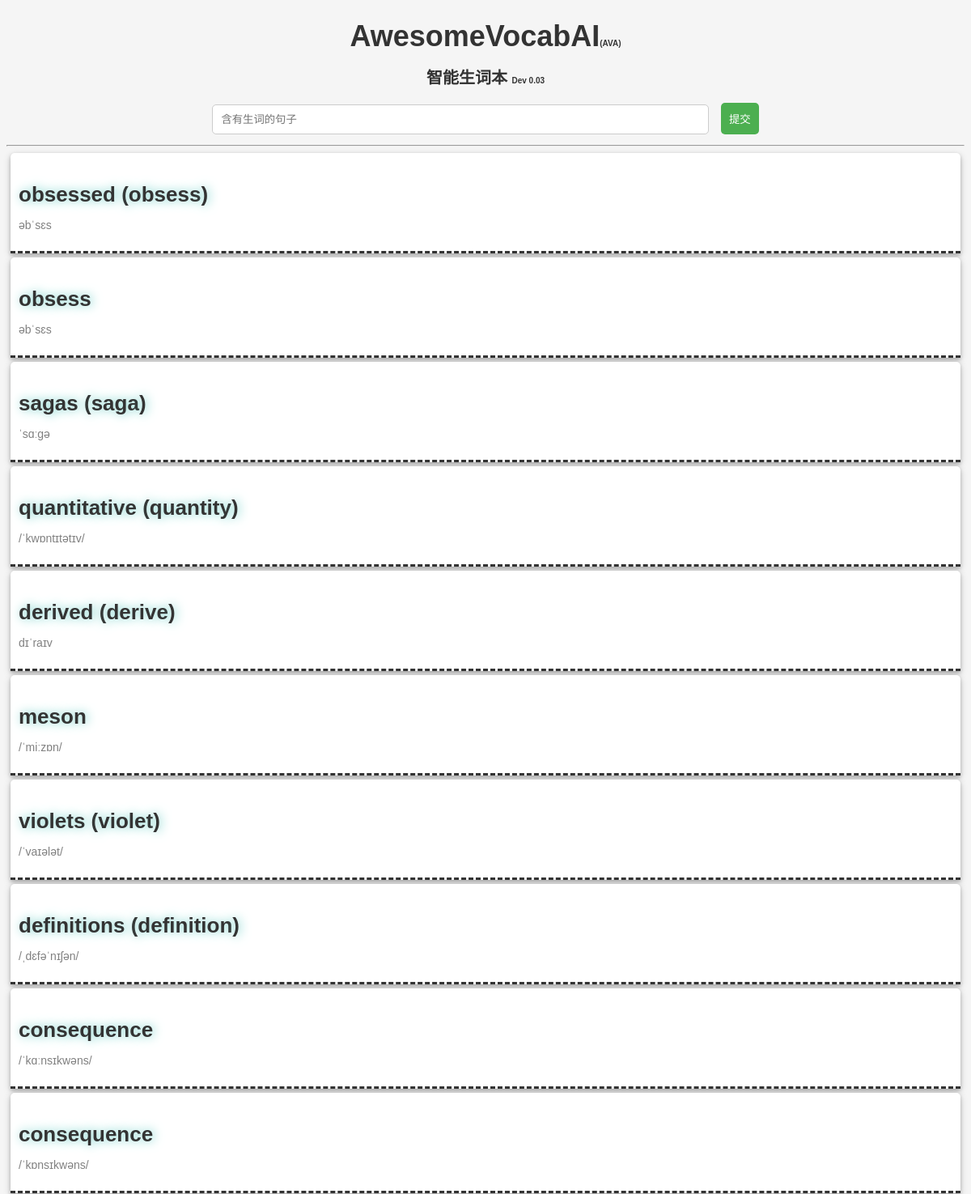
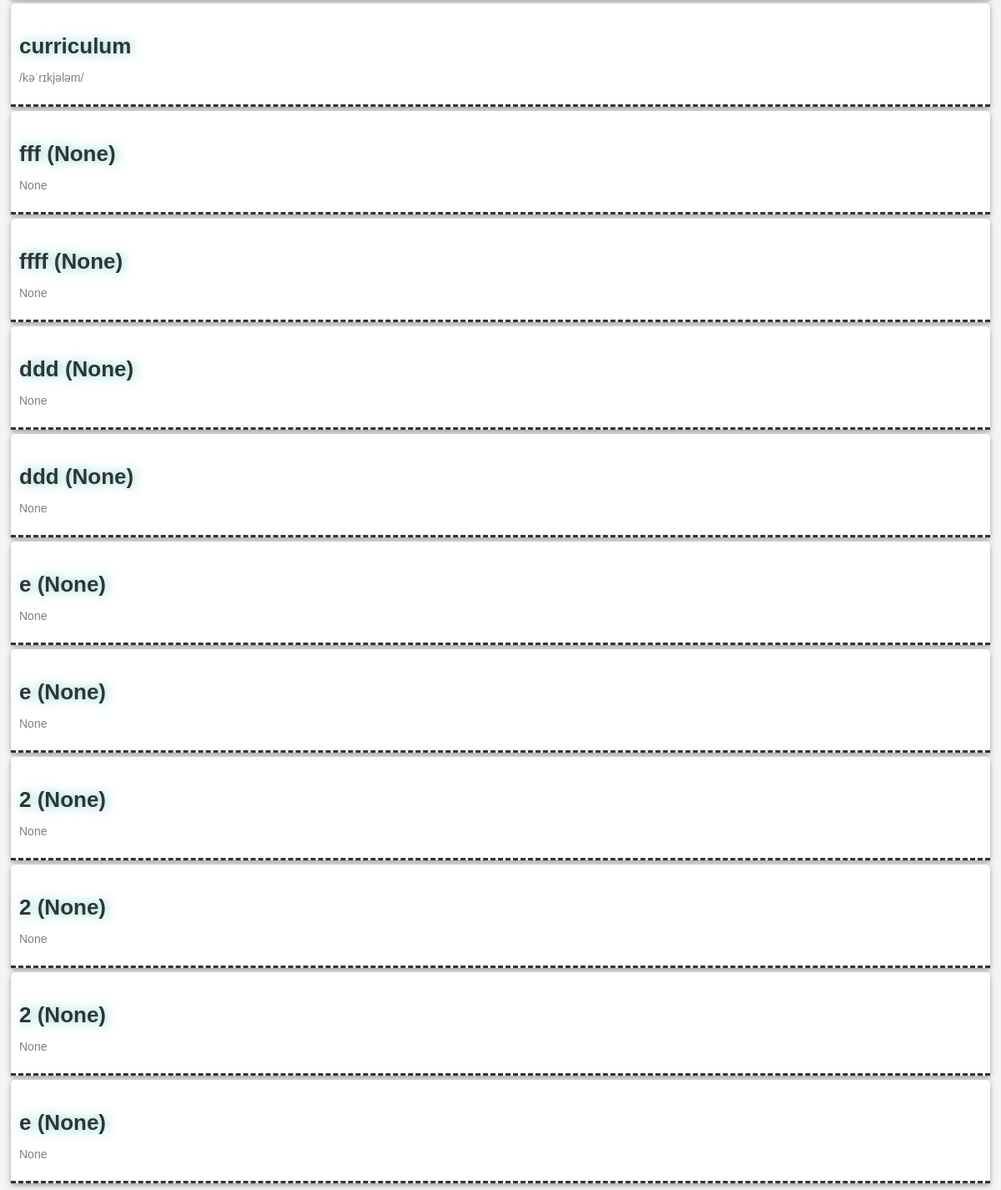
Before: / with the older database file (2 pictures, top to bottom).
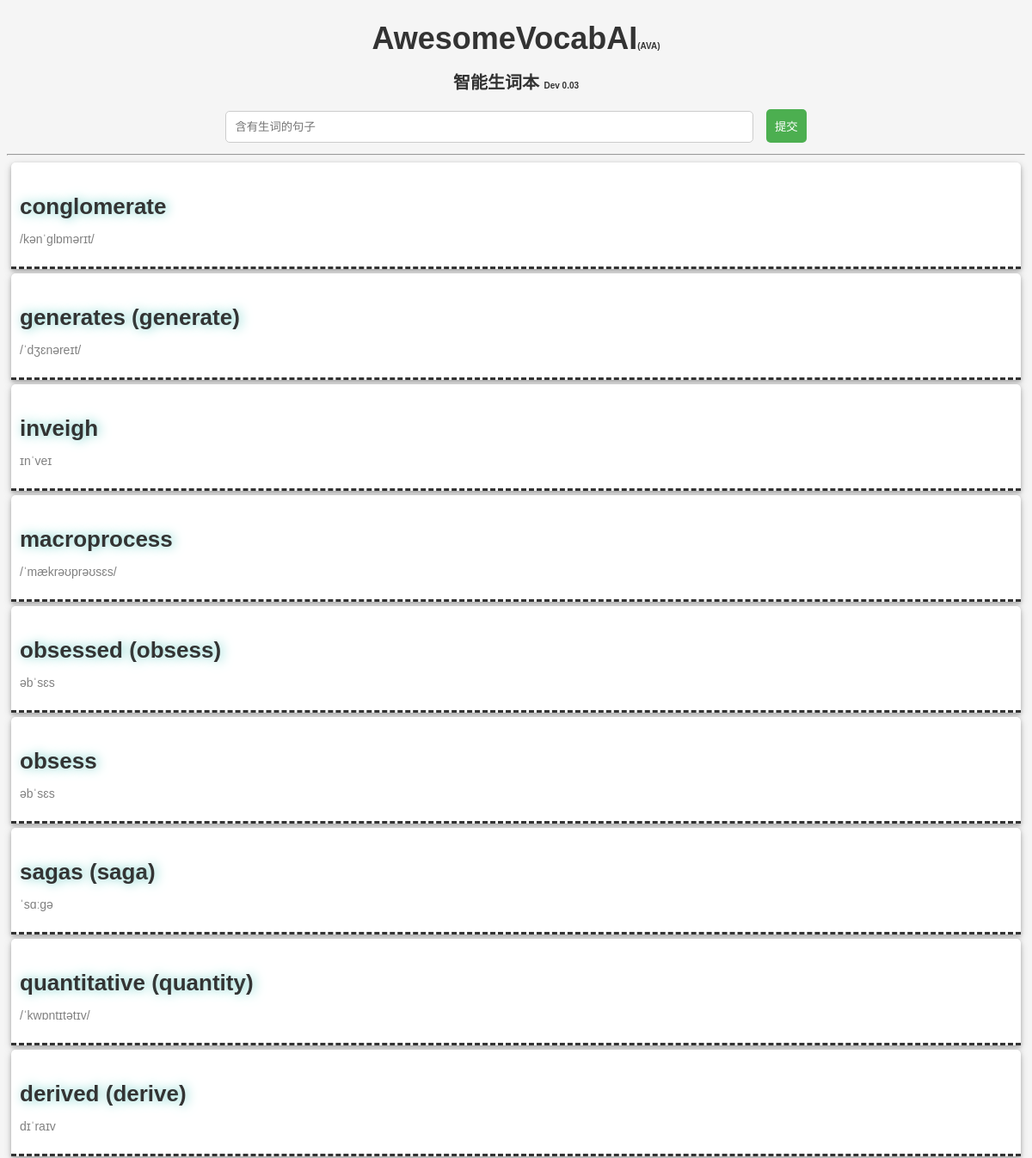
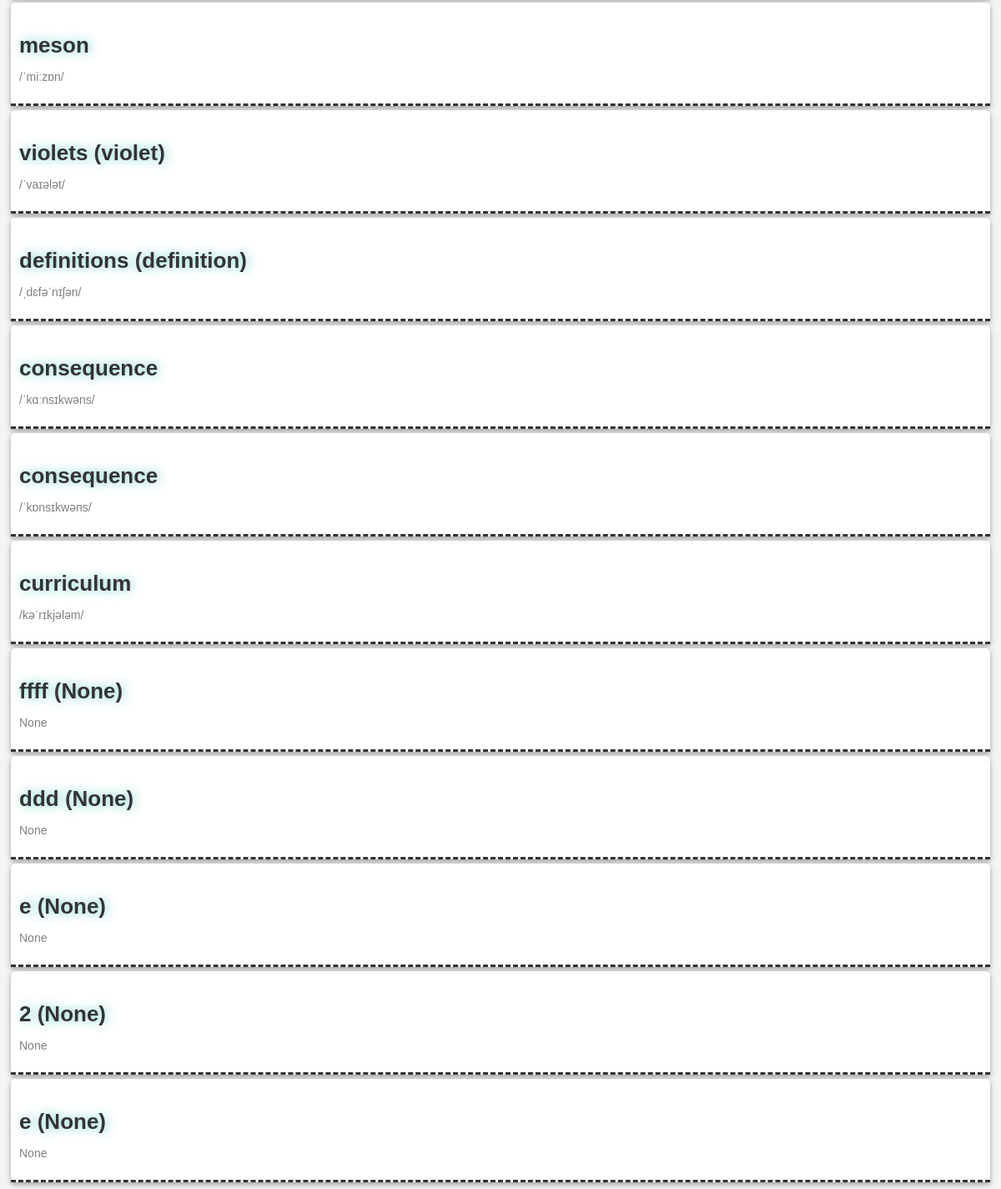
After: the same page with the newer database file (2 pictures, top to bottom).
### tables this page shows
CREATE TABLE "words" (
  "id" INTEGER PRIMARY KEY AUTOINCREMENT,
  "word" TEXT,
  "word_normal" TEXT,
  "meaning" TEXT,
  "pronunciation" TEXT,
  "orig_text" TEXT,
  "orig_translation" TEXT,
  "part_of_speech" TEXT
);

### app.py (the view, shortened to what this page needs)
@app.route('/', methods=['GET', 'POST'])
def index():
    words = get_words_from_database()
    return render_template('index.html', words=words)

### app.py (called while the page is built)
def dict_factory(cursor, row):
    d = {}
    for idx, col in enumerate(cursor.description):
        d[col[0]] = row[idx]
    return d

def get_words_from_database():
    connection = sqlite3.connect('words.db')
    connection.row_factory = dict_factory
    cursor = connection.cursor()
    cursor.execute('SELECT * FROM words ORDER BY id DESC')
    words = cursor.fetchall()
    connection.close()
    return words

### templates/index.html (shortened to what this page needs)
<!DOCTYPE html>
<html>
<head>
    <link rel="stylesheet" type="text/css" href="{{ url_for('static', filename='style.css') }}">
    <link rel="stylesheet" type="text/css" href="{{ url_for('static', filename='spinner.css') }}">
</head>
<body>
    <h1 id="title">AwesomeVocabAI<span style="font-size:10px">(AVA)</span></h1>
    <h1 id="subtitle">智能生词本 <span style="font-size:10px">Dev 0.03</span></h1>
    <form id="sentence_form" method="POST" style="text-align:center">
        <input style="width:50%" maxlength="250" minlength="24" type="text" name="sentence" placeholder="含有生词的句子" required>
        <input class="submit_btn" type="submit" value="提交">
    </form>
    <hr>
    {% for word in words %}
    <div class="word_card" id="{{ loop.index }}" id-word="{{ word['id'] }}">
        <h3 class="word">{{ word['word'] }} {% if word['word_normal'] != word['word'] %} ({{ word['word_normal'] }}) {% endif %}</h3>
        <p class="pronunciation">{{ word['pronunciation'] }}</p>
    </div>
    {% endfor %}
</body>
</html>

### static/style.css (style rules this page uses)
body { font-family: Arial, Helvetica, sans-serif; color: #333; background-color: #f5f5f5; }
#title { font-size: 36px; text-align: center; margin-block-end: auto; }
#subtitle { font-size: 20px; text-align: center; }
input[type=text], input[type=password] { padding: 10px; margin: 5px; border-radius: 5px; border: 1px solid #ccc; }
input[type=submit] { padding: 10px; margin: 5px; background-color: #4CAF50; color: #fff; border: none; border-radius: 5px; }
.word_card { padding: 10px; margin: 5px; margin-bottom: 0; background-color: #fff; border-radius: 5px; border-bottom: #333333 dashed; border-bottom-left-radius: 0; border-bottom-right-radius: 0; box-shadow: 0 2px 4px 0 rgba(0, 0, 0, 0.2), 0 3px 10px 0 rgba(0, 0, 0, 0.19); }
.word { font-size: 26px; text-shadow: 2px 0 13px #6ecec7; margin-block-end: auto; }
.pronunciation { font-size: 14px; color: grey; }

Changed rows visible on the page:
removed words: word "fff", word_normal "None", pronunciation "None"
removed words: word "ddd", word_normal "None", pronunciation "None"
removed words: word "e", word_normal "None", pronunciation "None"
removed words: word "2", word_normal "None", pronunciation "None"
removed words: word "2", word_normal "None", pronunciation "None"
added words: word "conglomerate", pronunciation "/kənˈɡlɒmərɪt/"
added words: word "generates", word_normal "generate", pronunciation "/ˈdʒɛnəreɪt/"
added words: word "inveigh", pronunciation "ɪnˈveɪ"
added words: word "macroprocess", pronunciation "/ˈmækrəʊprəʊsɛs/"
